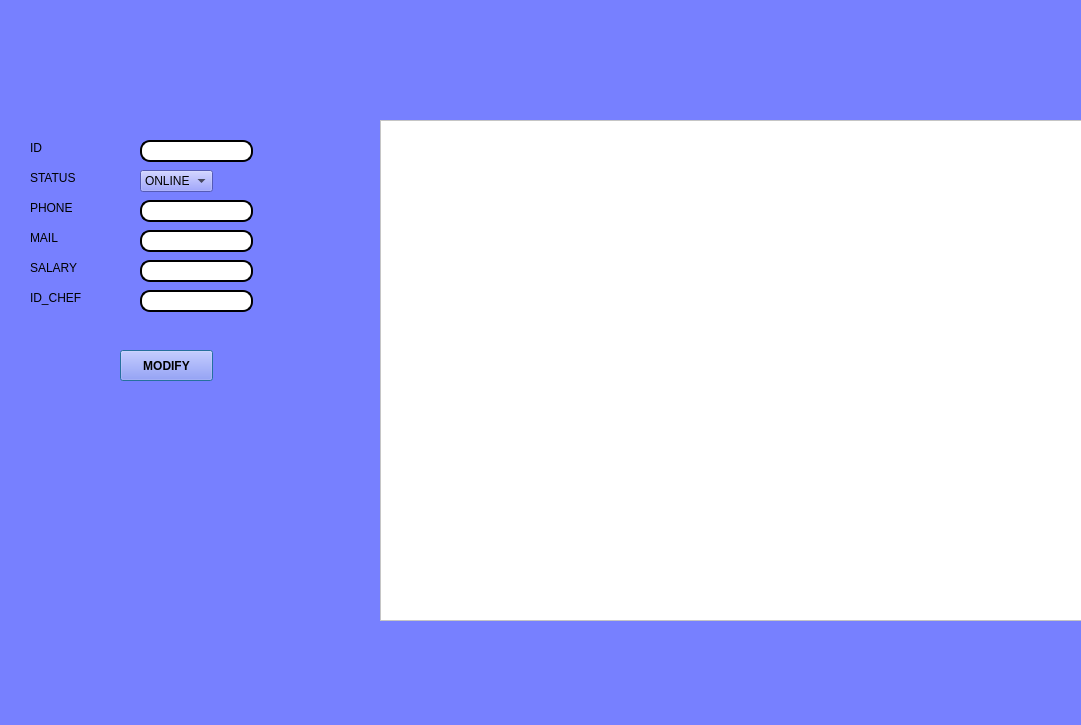
<?xml version="1.0" encoding="UTF-8"?>
<ui version="4.0">
 <class>modify</class>
 <widget class="QDialog" name="modify">
  <property name="geometry">
   <rect>
    <x>0</x>
    <y>0</y>
    <width>1081</width>
    <height>725</height>
   </rect>
  </property>
  <property name="palette">
   <palette>
    <active>
     <colorrole role="WindowText">
      <brush brushstyle="SolidPattern">
       <color alpha="255">
        <red>255</red>
        <green>255</green>
        <blue>255</blue>
       </color>
      </brush>
     </colorrole>
     <colorrole role="Button">
      <brush brushstyle="SolidPattern">
       <color alpha="255">
        <red>119</red>
        <green>128</green>
        <blue>255</blue>
       </color>
      </brush>
     </colorrole>
     <colorrole role="Light">
      <brush brushstyle="SolidPattern">
       <color alpha="255">
        <red>127</red>
        <green>127</green>
        <blue>191</blue>
       </color>
      </brush>
     </colorrole>
     <colorrole role="Midlight">
      <brush brushstyle="SolidPattern">
       <color alpha="255">
        <red>106</red>
        <green>106</green>
        <blue>159</blue>
       </color>
      </brush>
     </colorrole>
     <colorrole role="Dark">
      <brush brushstyle="SolidPattern">
       <color alpha="255">
        <red>42</red>
        <green>42</green>
        <blue>63</blue>
       </color>
      </brush>
     </colorrole>
     <colorrole role="Mid">
      <brush brushstyle="SolidPattern">
       <color alpha="255">
        <red>56</red>
        <green>56</green>
        <blue>84</blue>
       </color>
      </brush>
     </colorrole>
     <colorrole role="Text">
      <brush brushstyle="SolidPattern">
       <color alpha="255">
        <red>255</red>
        <green>255</green>
        <blue>255</blue>
       </color>
      </brush>
     </colorrole>
     <colorrole role="BrightText">
      <brush brushstyle="SolidPattern">
       <color alpha="255">
        <red>255</red>
        <green>255</green>
        <blue>255</blue>
       </color>
      </brush>
     </colorrole>
     <colorrole role="ButtonText">
      <brush brushstyle="SolidPattern">
       <color alpha="255">
        <red>255</red>
        <green>255</green>
        <blue>255</blue>
       </color>
      </brush>
     </colorrole>
     <colorrole role="Base">
      <brush brushstyle="SolidPattern">
       <color alpha="255">
        <red>119</red>
        <green>128</green>
        <blue>255</blue>
       </color>
      </brush>
     </colorrole>
     <colorrole role="Window">
      <brush brushstyle="SolidPattern">
       <color alpha="255">
        <red>119</red>
        <green>128</green>
        <blue>255</blue>
       </color>
      </brush>
     </colorrole>
     <colorrole role="Shadow">
      <brush brushstyle="SolidPattern">
       <color alpha="255">
        <red>0</red>
        <green>0</green>
        <blue>0</blue>
       </color>
      </brush>
     </colorrole>
     <colorrole role="AlternateBase">
      <brush brushstyle="SolidPattern">
       <color alpha="255">
        <red>42</red>
        <green>42</green>
        <blue>63</blue>
       </color>
      </brush>
     </colorrole>
     <colorrole role="ToolTipBase">
      <brush brushstyle="SolidPattern">
       <color alpha="255">
        <red>255</red>
        <green>255</green>
        <blue>220</blue>
       </color>
      </brush>
     </colorrole>
     <colorrole role="ToolTipText">
      <brush brushstyle="SolidPattern">
       <color alpha="255">
        <red>0</red>
        <green>0</green>
        <blue>0</blue>
       </color>
      </brush>
     </colorrole>
     <colorrole role="PlaceholderText">
      <brush brushstyle="SolidPattern">
       <color alpha="128">
        <red>255</red>
        <green>255</green>
        <blue>255</blue>
       </color>
      </brush>
     </colorrole>
    </active>
    <inactive>
     <colorrole role="WindowText">
      <brush brushstyle="SolidPattern">
       <color alpha="255">
        <red>255</red>
        <green>255</green>
        <blue>255</blue>
       </color>
      </brush>
     </colorrole>
     <colorrole role="Button">
      <brush brushstyle="SolidPattern">
       <color alpha="255">
        <red>119</red>
        <green>128</green>
        <blue>255</blue>
       </color>
      </brush>
     </colorrole>
     <colorrole role="Light">
      <brush brushstyle="SolidPattern">
       <color alpha="255">
        <red>127</red>
        <green>127</green>
        <blue>191</blue>
       </color>
      </brush>
     </colorrole>
     <colorrole role="Midlight">
      <brush brushstyle="SolidPattern">
       <color alpha="255">
        <red>106</red>
        <green>106</green>
        <blue>159</blue>
       </color>
      </brush>
     </colorrole>
     <colorrole role="Dark">
      <brush brushstyle="SolidPattern">
       <color alpha="255">
        <red>42</red>
        <green>42</green>
        <blue>63</blue>
       </color>
      </brush>
     </colorrole>
     <colorrole role="Mid">
      <brush brushstyle="SolidPattern">
       <color alpha="255">
        <red>56</red>
        <green>56</green>
        <blue>84</blue>
       </color>
      </brush>
     </colorrole>
     <colorrole role="Text">
      <brush brushstyle="SolidPattern">
       <color alpha="255">
        <red>255</red>
        <green>255</green>
        <blue>255</blue>
       </color>
      </brush>
     </colorrole>
     <colorrole role="BrightText">
      <brush brushstyle="SolidPattern">
       <color alpha="255">
        <red>255</red>
        <green>255</green>
        <blue>255</blue>
       </color>
      </brush>
     </colorrole>
     <colorrole role="ButtonText">
      <brush brushstyle="SolidPattern">
       <color alpha="255">
        <red>255</red>
        <green>255</green>
        <blue>255</blue>
       </color>
      </brush>
     </colorrole>
     <colorrole role="Base">
      <brush brushstyle="SolidPattern">
       <color alpha="255">
        <red>119</red>
        <green>128</green>
        <blue>255</blue>
       </color>
      </brush>
     </colorrole>
     <colorrole role="Window">
      <brush brushstyle="SolidPattern">
       <color alpha="255">
        <red>119</red>
        <green>128</green>
        <blue>255</blue>
       </color>
      </brush>
     </colorrole>
     <colorrole role="Shadow">
      <brush brushstyle="SolidPattern">
       <color alpha="255">
        <red>0</red>
        <green>0</green>
        <blue>0</blue>
       </color>
      </brush>
     </colorrole>
     <colorrole role="AlternateBase">
      <brush brushstyle="SolidPattern">
       <color alpha="255">
        <red>42</red>
        <green>42</green>
        <blue>63</blue>
       </color>
      </brush>
     </colorrole>
     <colorrole role="ToolTipBase">
      <brush brushstyle="SolidPattern">
       <color alpha="255">
        <red>255</red>
        <green>255</green>
        <blue>220</blue>
       </color>
      </brush>
     </colorrole>
     <colorrole role="ToolTipText">
      <brush brushstyle="SolidPattern">
       <color alpha="255">
        <red>0</red>
        <green>0</green>
        <blue>0</blue>
       </color>
      </brush>
     </colorrole>
     <colorrole role="PlaceholderText">
      <brush brushstyle="SolidPattern">
       <color alpha="128">
        <red>255</red>
        <green>255</green>
        <blue>255</blue>
       </color>
      </brush>
     </colorrole>
    </inactive>
    <disabled>
     <colorrole role="WindowText">
      <brush brushstyle="SolidPattern">
       <color alpha="255">
        <red>42</red>
        <green>42</green>
        <blue>63</blue>
       </color>
      </brush>
     </colorrole>
     <colorrole role="Button">
      <brush brushstyle="SolidPattern">
       <color alpha="255">
        <red>119</red>
        <green>128</green>
        <blue>255</blue>
       </color>
      </brush>
     </colorrole>
     <colorrole role="Light">
      <brush brushstyle="SolidPattern">
       <color alpha="255">
        <red>127</red>
        <green>127</green>
        <blue>191</blue>
       </color>
      </brush>
     </colorrole>
     <colorrole role="Midlight">
      <brush brushstyle="SolidPattern">
       <color alpha="255">
        <red>106</red>
        <green>106</green>
        <blue>159</blue>
       </color>
      </brush>
     </colorrole>
     <colorrole role="Dark">
      <brush brushstyle="SolidPattern">
       <color alpha="255">
        <red>42</red>
        <green>42</green>
        <blue>63</blue>
       </color>
      </brush>
     </colorrole>
     <colorrole role="Mid">
      <brush brushstyle="SolidPattern">
       <color alpha="255">
        <red>56</red>
        <green>56</green>
        <blue>84</blue>
       </color>
      </brush>
     </colorrole>
     <colorrole role="Text">
      <brush brushstyle="SolidPattern">
       <color alpha="255">
        <red>42</red>
        <green>42</green>
        <blue>63</blue>
       </color>
      </brush>
     </colorrole>
     <colorrole role="BrightText">
      <brush brushstyle="SolidPattern">
       <color alpha="255">
        <red>255</red>
        <green>255</green>
        <blue>255</blue>
       </color>
      </brush>
     </colorrole>
     <colorrole role="ButtonText">
      <brush brushstyle="SolidPattern">
       <color alpha="255">
        <red>42</red>
        <green>42</green>
        <blue>63</blue>
       </color>
      </brush>
     </colorrole>
     <colorrole role="Base">
      <brush brushstyle="SolidPattern">
       <color alpha="255">
        <red>119</red>
        <green>128</green>
        <blue>255</blue>
       </color>
      </brush>
     </colorrole>
     <colorrole role="Window">
      <brush brushstyle="SolidPattern">
       <color alpha="255">
        <red>119</red>
        <green>128</green>
        <blue>255</blue>
       </color>
      </brush>
     </colorrole>
     <colorrole role="Shadow">
      <brush brushstyle="SolidPattern">
       <color alpha="255">
        <red>0</red>
        <green>0</green>
        <blue>0</blue>
       </color>
      </brush>
     </colorrole>
     <colorrole role="AlternateBase">
      <brush brushstyle="SolidPattern">
       <color alpha="255">
        <red>85</red>
        <green>85</green>
        <blue>127</blue>
       </color>
      </brush>
     </colorrole>
     <colorrole role="ToolTipBase">
      <brush brushstyle="SolidPattern">
       <color alpha="255">
        <red>255</red>
        <green>255</green>
        <blue>220</blue>
       </color>
      </brush>
     </colorrole>
     <colorrole role="ToolTipText">
      <brush brushstyle="SolidPattern">
       <color alpha="255">
        <red>0</red>
        <green>0</green>
        <blue>0</blue>
       </color>
      </brush>
     </colorrole>
     <colorrole role="PlaceholderText">
      <brush brushstyle="SolidPattern">
       <color alpha="128">
        <red>255</red>
        <green>255</green>
        <blue>255</blue>
       </color>
      </brush>
     </colorrole>
    </disabled>
   </palette>
  </property>
  <property name="windowTitle">
   <string>Dialog</string>
  </property>
  <property name="styleSheet">
   <string notr="true">background-color: rgb(119, 128, 255);</string>
  </property>
  <widget class="QTableView" name="table_modify">
   <property name="geometry">
    <rect>
     <x>380</x>
     <y>120</y>
     <width>721</width>
     <height>501</height>
    </rect>
   </property>
   <property name="styleSheet">
    <string notr="true">background-color: rgb(255, 255, 255);</string>
   </property>
  </widget>
  <widget class="QLabel" name="label">
   <property name="geometry">
    <rect>
     <x>30</x>
     <y>140</y>
     <width>56</width>
     <height>16</height>
    </rect>
   </property>
   <property name="text">
    <string>ID</string>
   </property>
  </widget>
  <widget class="QLabel" name="label_4">
   <property name="geometry">
    <rect>
     <x>30</x>
     <y>170</y>
     <width>56</width>
     <height>16</height>
    </rect>
   </property>
   <property name="text">
    <string>STATUS</string>
   </property>
  </widget>
  <widget class="QLabel" name="label_5">
   <property name="geometry">
    <rect>
     <x>30</x>
     <y>200</y>
     <width>56</width>
     <height>16</height>
    </rect>
   </property>
   <property name="text">
    <string>PHONE</string>
   </property>
  </widget>
  <widget class="QLabel" name="label_6">
   <property name="geometry">
    <rect>
     <x>30</x>
     <y>230</y>
     <width>56</width>
     <height>16</height>
    </rect>
   </property>
   <property name="text">
    <string>MAIL</string>
   </property>
  </widget>
  <widget class="QLabel" name="label_9">
   <property name="geometry">
    <rect>
     <x>30</x>
     <y>260</y>
     <width>56</width>
     <height>16</height>
    </rect>
   </property>
   <property name="text">
    <string>SALARY</string>
   </property>
  </widget>
  <widget class="QLabel" name="label_10">
   <property name="geometry">
    <rect>
     <x>30</x>
     <y>290</y>
     <width>56</width>
     <height>16</height>
    </rect>
   </property>
   <property name="text">
    <string>ID_CHEF</string>
   </property>
  </widget>
  <widget class="QLineEdit" name="line_id_m">
   <property name="geometry">
    <rect>
     <x>140</x>
     <y>140</y>
     <width>113</width>
     <height>22</height>
    </rect>
   </property>
   <property name="styleSheet">
    <string notr="true">background-color: rgb(255, 255, 255);
    border-style: outset;
    border-width: 2px;
    border-radius: 10px;
 </string>
   </property>
  </widget>
  <widget class="QLineEdit" name="line_p_m">
   <property name="geometry">
    <rect>
     <x>140</x>
     <y>200</y>
     <width>113</width>
     <height>22</height>
    </rect>
   </property>
   <property name="styleSheet">
    <string notr="true">background-color: rgb(255, 255, 255);
    border-style: outset;
    border-width: 2px;
    border-radius: 10px;
 </string>
   </property>
  </widget>
  <widget class="QLineEdit" name="line_m_m">
   <property name="geometry">
    <rect>
     <x>140</x>
     <y>230</y>
     <width>113</width>
     <height>22</height>
    </rect>
   </property>
   <property name="styleSheet">
    <string notr="true">background-color: rgb(255, 255, 255);
    border-style: outset;
    border-width: 2px;
    border-radius: 10px;
 </string>
   </property>
  </widget>
  <widget class="QLineEdit" name="line_salaire_m">
   <property name="geometry">
    <rect>
     <x>140</x>
     <y>260</y>
     <width>113</width>
     <height>22</height>
    </rect>
   </property>
   <property name="styleSheet">
    <string notr="true">background-color: rgb(255, 255, 255);
    border-style: outset;
    border-width: 2px;
    border-radius: 10px;
 </string>
   </property>
  </widget>
  <widget class="QLineEdit" name="line_idchef_m">
   <property name="geometry">
    <rect>
     <x>140</x>
     <y>290</y>
     <width>113</width>
     <height>22</height>
    </rect>
   </property>
   <property name="styleSheet">
    <string notr="true">background-color: rgb(255, 255, 255);
    border-style: outset;
    border-width: 2px;
    border-radius: 10px;
 </string>
   </property>
  </widget>
  <widget class="QComboBox" name="combo_s_m">
   <property name="geometry">
    <rect>
     <x>140</x>
     <y>170</y>
     <width>73</width>
     <height>22</height>
    </rect>
   </property>
   <item>
    <property name="text">
     <string>ONLINE</string>
    </property>
   </item>
   <item>
    <property name="text">
     <string>OFFLINE</string>
    </property>
   </item>
  </widget>
  <widget class="QPushButton" name="pushButton">
   <property name="geometry">
    <rect>
     <x>120</x>
     <y>350</y>
     <width>93</width>
     <height>31</height>
    </rect>
   </property>
   <property name="font">
    <font>
     <weight>75</weight>
     <bold>true</bold>
    </font>
   </property>
   <property name="text">
    <string>MODIFY</string>
   </property>
  </widget>
 </widget>
 <resources/>
 <connections/>
</ui>
